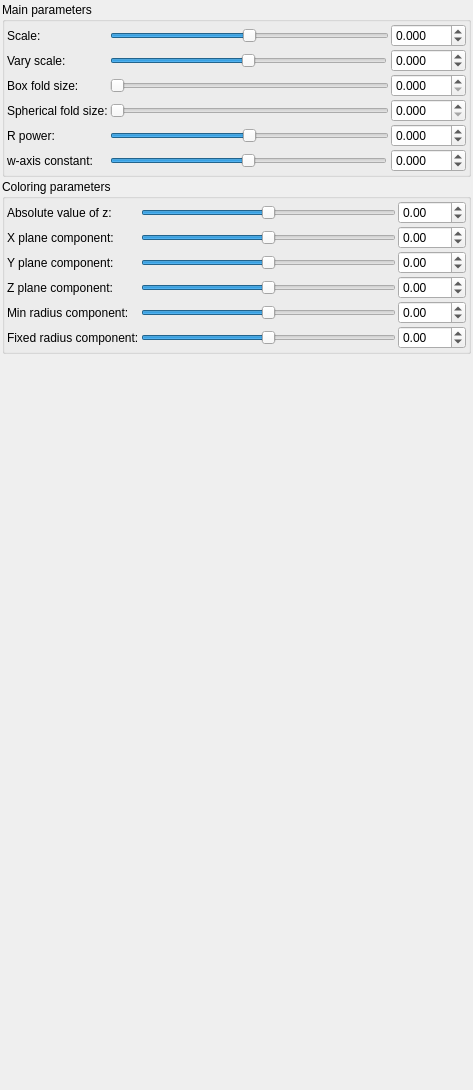
<?xml version="1.0" encoding="UTF-8"?>
<ui version="4.0">
 <class>Form</class>
 <widget class="QWidget" name="Form">
  <property name="geometry">
   <rect>
    <x>0</x>
    <y>0</y>
    <width>473</width>
    <height>1090</height>
   </rect>
  </property>
  <property name="windowTitle">
   <string>Form</string>
  </property>
  <layout class="QVBoxLayout" name="verticalLayout">
   <property name="spacing">
    <number>2</number>
   </property>
   <property name="leftMargin">
    <number>2</number>
   </property>
   <property name="topMargin">
    <number>2</number>
   </property>
   <property name="rightMargin">
    <number>2</number>
   </property>
   <property name="bottomMargin">
    <number>2</number>
   </property>
   <item>
    <widget class="QGroupBox" name="groupBox">
     <property name="title">
      <string>Main parameters</string>
     </property>
     <layout class="QVBoxLayout" name="verticalLayout_2">
      <property name="spacing">
       <number>2</number>
      </property>
      <property name="leftMargin">
       <number>2</number>
      </property>
      <property name="topMargin">
       <number>2</number>
      </property>
      <property name="rightMargin">
       <number>2</number>
      </property>
      <property name="bottomMargin">
       <number>2</number>
      </property>
      <item>
       <layout class="QGridLayout" name="gridLayout">
        <property name="spacing">
         <number>2</number>
        </property>
        <item row="3" column="0">
         <widget class="QLabel" name="label_9">
          <property name="text">
           <string>Spherical fold size:</string>
          </property>
         </widget>
        </item>
        <item row="4" column="0">
         <widget class="QLabel" name="label_10">
          <property name="text">
           <string>R power:</string>
          </property>
         </widget>
        </item>
        <item row="0" column="1" colspan="2">
         <widget class="QSlider" name="slider_mandelbox_scale">
          <property name="sizePolicy">
           <sizepolicy hsizetype="Expanding" vsizetype="Maximum">
            <horstretch>0</horstretch>
            <verstretch>0</verstretch>
           </sizepolicy>
          </property>
          <property name="minimum">
           <number>-5000</number>
          </property>
          <property name="maximum">
           <number>5000</number>
          </property>
          <property name="singleStep">
           <number>1</number>
          </property>
          <property name="orientation">
           <enum>Qt::Horizontal</enum>
          </property>
         </widget>
        </item>
        <item row="1" column="1">
         <widget class="QSlider" name="slider_mandelbox_vary_scale_vary">
          <property name="sizePolicy">
           <sizepolicy hsizetype="Expanding" vsizetype="Maximum">
            <horstretch>0</horstretch>
            <verstretch>0</verstretch>
           </sizepolicy>
          </property>
          <property name="minimum">
           <number>-5000</number>
          </property>
          <property name="maximum">
           <number>5000</number>
          </property>
          <property name="singleStep">
           <number>1</number>
          </property>
          <property name="orientation">
           <enum>Qt::Horizontal</enum>
          </property>
         </widget>
        </item>
        <item row="4" column="1" colspan="2">
         <widget class="QSlider" name="slider_mandelbox_vary_rpower">
          <property name="sizePolicy">
           <sizepolicy hsizetype="Expanding" vsizetype="Maximum">
            <horstretch>0</horstretch>
            <verstretch>0</verstretch>
           </sizepolicy>
          </property>
          <property name="minimum">
           <number>-5000</number>
          </property>
          <property name="maximum">
           <number>5000</number>
          </property>
          <property name="singleStep">
           <number>1</number>
          </property>
          <property name="orientation">
           <enum>Qt::Horizontal</enum>
          </property>
         </widget>
        </item>
        <item row="3" column="1" colspan="2">
         <widget class="QSlider" name="slider_mandelbox_vary_minr">
          <property name="sizePolicy">
           <sizepolicy hsizetype="Expanding" vsizetype="Maximum">
            <horstretch>0</horstretch>
            <verstretch>0</verstretch>
           </sizepolicy>
          </property>
          <property name="minimum">
           <number>0</number>
          </property>
          <property name="maximum">
           <number>50000</number>
          </property>
          <property name="singleStep">
           <number>1</number>
          </property>
          <property name="orientation">
           <enum>Qt::Horizontal</enum>
          </property>
         </widget>
        </item>
        <item row="2" column="1" colspan="2">
         <widget class="QSlider" name="slider_mandelbox_vary_fold">
          <property name="sizePolicy">
           <sizepolicy hsizetype="Expanding" vsizetype="Maximum">
            <horstretch>0</horstretch>
            <verstretch>0</verstretch>
           </sizepolicy>
          </property>
          <property name="minimum">
           <number>0</number>
          </property>
          <property name="maximum">
           <number>50000</number>
          </property>
          <property name="singleStep">
           <number>1</number>
          </property>
          <property name="orientation">
           <enum>Qt::Horizontal</enum>
          </property>
         </widget>
        </item>
        <item row="2" column="0">
         <widget class="QLabel" name="label_8">
          <property name="text">
           <string>Box fold size:</string>
          </property>
         </widget>
        </item>
        <item row="0" column="0">
         <widget class="QLabel" name="label_7">
          <property name="text">
           <string>Scale:</string>
          </property>
         </widget>
        </item>
        <item row="2" column="3">
         <widget class="MyDoubleSpinBox" name="spinbox_mandelbox_vary_fold">
          <property name="sizePolicy">
           <sizepolicy hsizetype="Minimum" vsizetype="Maximum">
            <horstretch>0</horstretch>
            <verstretch>0</verstretch>
           </sizepolicy>
          </property>
          <property name="prefix">
           <string/>
          </property>
          <property name="suffix">
           <string/>
          </property>
          <property name="decimals">
           <number>3</number>
          </property>
          <property name="minimum">
           <double>0.000000000000000</double>
          </property>
          <property name="maximum">
           <double>100.000000000000000</double>
          </property>
          <property name="singleStep">
           <double>0.100000000000000</double>
          </property>
         </widget>
        </item>
        <item row="3" column="3">
         <widget class="MyDoubleSpinBox" name="spinbox_mandelbox_vary_minr">
          <property name="sizePolicy">
           <sizepolicy hsizetype="Minimum" vsizetype="Maximum">
            <horstretch>0</horstretch>
            <verstretch>0</verstretch>
           </sizepolicy>
          </property>
          <property name="prefix">
           <string/>
          </property>
          <property name="suffix">
           <string/>
          </property>
          <property name="decimals">
           <number>3</number>
          </property>
          <property name="minimum">
           <double>0.000000000000000</double>
          </property>
          <property name="maximum">
           <double>100.000000000000000</double>
          </property>
          <property name="singleStep">
           <double>0.100000000000000</double>
          </property>
         </widget>
        </item>
        <item row="4" column="3">
         <widget class="MyDoubleSpinBox" name="spinbox_mandelbox_vary_rpower">
          <property name="sizePolicy">
           <sizepolicy hsizetype="Minimum" vsizetype="Maximum">
            <horstretch>0</horstretch>
            <verstretch>0</verstretch>
           </sizepolicy>
          </property>
          <property name="prefix">
           <string/>
          </property>
          <property name="suffix">
           <string/>
          </property>
          <property name="decimals">
           <number>3</number>
          </property>
          <property name="minimum">
           <double>-10.000000000000000</double>
          </property>
          <property name="maximum">
           <double>10.000000000000000</double>
          </property>
          <property name="singleStep">
           <double>0.100000000000000</double>
          </property>
         </widget>
        </item>
        <item row="1" column="0">
         <widget class="QLabel" name="label_12">
          <property name="text">
           <string>Vary scale:</string>
          </property>
         </widget>
        </item>
        <item row="0" column="3">
         <widget class="MyDoubleSpinBox" name="spinbox_mandelbox_scale">
          <property name="sizePolicy">
           <sizepolicy hsizetype="Minimum" vsizetype="Maximum">
            <horstretch>0</horstretch>
            <verstretch>0</verstretch>
           </sizepolicy>
          </property>
          <property name="prefix">
           <string/>
          </property>
          <property name="suffix">
           <string/>
          </property>
          <property name="decimals">
           <number>3</number>
          </property>
          <property name="minimum">
           <double>-100.000000000000000</double>
          </property>
          <property name="maximum">
           <double>100.000000000000000</double>
          </property>
          <property name="singleStep">
           <double>0.100000000000000</double>
          </property>
         </widget>
        </item>
        <item row="1" column="3">
         <widget class="MyDoubleSpinBox" name="spinbox_mandelbox_vary_scale_vary">
          <property name="sizePolicy">
           <sizepolicy hsizetype="Minimum" vsizetype="Maximum">
            <horstretch>0</horstretch>
            <verstretch>0</verstretch>
           </sizepolicy>
          </property>
          <property name="prefix">
           <string/>
          </property>
          <property name="suffix">
           <string/>
          </property>
          <property name="decimals">
           <number>3</number>
          </property>
          <property name="minimum">
           <double>-5.000000000000000</double>
          </property>
          <property name="maximum">
           <double>5.000000000000000</double>
          </property>
          <property name="singleStep">
           <double>0.100000000000000</double>
          </property>
         </widget>
        </item>
        <item row="5" column="0">
         <widget class="QLabel" name="label_11">
          <property name="text">
           <string>w-axis constant:</string>
          </property>
         </widget>
        </item>
        <item row="5" column="1">
         <widget class="QSlider" name="slider_mandelbox_vary_wadd">
          <property name="sizePolicy">
           <sizepolicy hsizetype="Expanding" vsizetype="Maximum">
            <horstretch>0</horstretch>
            <verstretch>0</verstretch>
           </sizepolicy>
          </property>
          <property name="minimum">
           <number>-5000</number>
          </property>
          <property name="maximum">
           <number>5000</number>
          </property>
          <property name="singleStep">
           <number>1</number>
          </property>
          <property name="orientation">
           <enum>Qt::Horizontal</enum>
          </property>
         </widget>
        </item>
        <item row="5" column="3">
         <widget class="MyDoubleSpinBox" name="spinbox_mandelbox_vary_wadd">
          <property name="sizePolicy">
           <sizepolicy hsizetype="Minimum" vsizetype="Maximum">
            <horstretch>0</horstretch>
            <verstretch>0</verstretch>
           </sizepolicy>
          </property>
          <property name="prefix">
           <string/>
          </property>
          <property name="suffix">
           <string/>
          </property>
          <property name="decimals">
           <number>3</number>
          </property>
          <property name="minimum">
           <double>-10.000000000000000</double>
          </property>
          <property name="maximum">
           <double>10.000000000000000</double>
          </property>
          <property name="singleStep">
           <double>0.100000000000000</double>
          </property>
         </widget>
        </item>
       </layout>
      </item>
     </layout>
    </widget>
   </item>
   <item>
    <widget class="QGroupBox" name="groupBox_4">
     <property name="title">
      <string>Coloring parameters</string>
     </property>
     <layout class="QGridLayout" name="gridLayout_5" rowstretch="0">
      <property name="leftMargin">
       <number>2</number>
      </property>
      <property name="topMargin">
       <number>2</number>
      </property>
      <property name="rightMargin">
       <number>2</number>
      </property>
      <property name="bottomMargin">
       <number>2</number>
      </property>
      <property name="spacing">
       <number>2</number>
      </property>
      <item row="0" column="0">
       <layout class="QGridLayout" name="gridLayout_4">
        <property name="spacing">
         <number>2</number>
        </property>
        <item row="4" column="0">
         <widget class="QLabel" name="label_28">
          <property name="text">
           <string>Min radius component:</string>
          </property>
         </widget>
        </item>
        <item row="2" column="0">
         <widget class="QLabel" name="label_26">
          <property name="text">
           <string>Y plane component:</string>
          </property>
         </widget>
        </item>
        <item row="2" column="1">
         <widget class="QSlider" name="slider3_mandelbox_color_y">
          <property name="sizePolicy">
           <sizepolicy hsizetype="Expanding" vsizetype="Maximum">
            <horstretch>0</horstretch>
            <verstretch>0</verstretch>
           </sizepolicy>
          </property>
          <property name="minimum">
           <number>-500</number>
          </property>
          <property name="maximum">
           <number>500</number>
          </property>
          <property name="singleStep">
           <number>1</number>
          </property>
          <property name="orientation">
           <enum>Qt::Horizontal</enum>
          </property>
         </widget>
        </item>
        <item row="1" column="2">
         <widget class="MyDoubleSpinBox" name="spinbox3_mandelbox_color_x">
          <property name="sizePolicy">
           <sizepolicy hsizetype="Minimum" vsizetype="Maximum">
            <horstretch>0</horstretch>
            <verstretch>0</verstretch>
           </sizepolicy>
          </property>
          <property name="prefix">
           <string/>
          </property>
          <property name="suffix">
           <string/>
          </property>
          <property name="decimals">
           <number>2</number>
          </property>
          <property name="minimum">
           <double>-100.000000000000000</double>
          </property>
          <property name="maximum">
           <double>100.000000000000000</double>
          </property>
          <property name="singleStep">
           <double>0.100000000000000</double>
          </property>
         </widget>
        </item>
        <item row="3" column="2">
         <widget class="MyDoubleSpinBox" name="spinbox3_mandelbox_color_z">
          <property name="sizePolicy">
           <sizepolicy hsizetype="Minimum" vsizetype="Maximum">
            <horstretch>0</horstretch>
            <verstretch>0</verstretch>
           </sizepolicy>
          </property>
          <property name="prefix">
           <string/>
          </property>
          <property name="suffix">
           <string/>
          </property>
          <property name="decimals">
           <number>2</number>
          </property>
          <property name="minimum">
           <double>-100.000000000000000</double>
          </property>
          <property name="maximum">
           <double>100.000000000000000</double>
          </property>
          <property name="singleStep">
           <double>0.100000000000000</double>
          </property>
         </widget>
        </item>
        <item row="1" column="1">
         <widget class="QSlider" name="slider3_mandelbox_color_x">
          <property name="sizePolicy">
           <sizepolicy hsizetype="Expanding" vsizetype="Maximum">
            <horstretch>0</horstretch>
            <verstretch>0</verstretch>
           </sizepolicy>
          </property>
          <property name="minimum">
           <number>-500</number>
          </property>
          <property name="maximum">
           <number>500</number>
          </property>
          <property name="singleStep">
           <number>1</number>
          </property>
          <property name="orientation">
           <enum>Qt::Horizontal</enum>
          </property>
         </widget>
        </item>
        <item row="1" column="0">
         <widget class="QLabel" name="label_25">
          <property name="text">
           <string>X plane component:</string>
          </property>
         </widget>
        </item>
        <item row="3" column="0">
         <widget class="QLabel" name="label_27">
          <property name="text">
           <string>Z plane component:</string>
          </property>
         </widget>
        </item>
        <item row="0" column="1">
         <widget class="QSlider" name="slider_mandelbox_color_R">
          <property name="sizePolicy">
           <sizepolicy hsizetype="Expanding" vsizetype="Maximum">
            <horstretch>0</horstretch>
            <verstretch>0</verstretch>
           </sizepolicy>
          </property>
          <property name="minimum">
           <number>-500</number>
          </property>
          <property name="maximum">
           <number>500</number>
          </property>
          <property name="singleStep">
           <number>1</number>
          </property>
          <property name="orientation">
           <enum>Qt::Horizontal</enum>
          </property>
         </widget>
        </item>
        <item row="0" column="2">
         <widget class="MyDoubleSpinBox" name="spinbox_mandelbox_color_R">
          <property name="sizePolicy">
           <sizepolicy hsizetype="Minimum" vsizetype="Maximum">
            <horstretch>0</horstretch>
            <verstretch>0</verstretch>
           </sizepolicy>
          </property>
          <property name="prefix">
           <string/>
          </property>
          <property name="suffix">
           <string/>
          </property>
          <property name="decimals">
           <number>2</number>
          </property>
          <property name="minimum">
           <double>-100.000000000000000</double>
          </property>
          <property name="maximum">
           <double>100.000000000000000</double>
          </property>
          <property name="singleStep">
           <double>0.100000000000000</double>
          </property>
         </widget>
        </item>
        <item row="3" column="1">
         <widget class="QSlider" name="slider3_mandelbox_color_z">
          <property name="sizePolicy">
           <sizepolicy hsizetype="Expanding" vsizetype="Maximum">
            <horstretch>0</horstretch>
            <verstretch>0</verstretch>
           </sizepolicy>
          </property>
          <property name="minimum">
           <number>-500</number>
          </property>
          <property name="maximum">
           <number>500</number>
          </property>
          <property name="singleStep">
           <number>1</number>
          </property>
          <property name="orientation">
           <enum>Qt::Horizontal</enum>
          </property>
         </widget>
        </item>
        <item row="0" column="0">
         <widget class="QLabel" name="label_24">
          <property name="text">
           <string>Absolute value of z:</string>
          </property>
         </widget>
        </item>
        <item row="2" column="2">
         <widget class="MyDoubleSpinBox" name="spinbox3_mandelbox_color_y">
          <property name="sizePolicy">
           <sizepolicy hsizetype="Minimum" vsizetype="Maximum">
            <horstretch>0</horstretch>
            <verstretch>0</verstretch>
           </sizepolicy>
          </property>
          <property name="prefix">
           <string/>
          </property>
          <property name="suffix">
           <string/>
          </property>
          <property name="decimals">
           <number>2</number>
          </property>
          <property name="minimum">
           <double>-100.000000000000000</double>
          </property>
          <property name="maximum">
           <double>100.000000000000000</double>
          </property>
          <property name="singleStep">
           <double>0.100000000000000</double>
          </property>
         </widget>
        </item>
        <item row="5" column="0">
         <widget class="QLabel" name="label_29">
          <property name="text">
           <string>Fixed radius component:</string>
          </property>
         </widget>
        </item>
        <item row="4" column="1">
         <widget class="QSlider" name="slider_mandelbox_color_Sp1">
          <property name="sizePolicy">
           <sizepolicy hsizetype="Expanding" vsizetype="Maximum">
            <horstretch>0</horstretch>
            <verstretch>0</verstretch>
           </sizepolicy>
          </property>
          <property name="minimum">
           <number>-500</number>
          </property>
          <property name="maximum">
           <number>500</number>
          </property>
          <property name="singleStep">
           <number>1</number>
          </property>
          <property name="orientation">
           <enum>Qt::Horizontal</enum>
          </property>
         </widget>
        </item>
        <item row="5" column="1">
         <widget class="QSlider" name="slider_mandelbox_color_Sp2">
          <property name="sizePolicy">
           <sizepolicy hsizetype="Expanding" vsizetype="Maximum">
            <horstretch>0</horstretch>
            <verstretch>0</verstretch>
           </sizepolicy>
          </property>
          <property name="minimum">
           <number>-500</number>
          </property>
          <property name="maximum">
           <number>500</number>
          </property>
          <property name="singleStep">
           <number>1</number>
          </property>
          <property name="orientation">
           <enum>Qt::Horizontal</enum>
          </property>
         </widget>
        </item>
        <item row="4" column="2">
         <widget class="MyDoubleSpinBox" name="spinbox_mandelbox_color_Sp1">
          <property name="sizePolicy">
           <sizepolicy hsizetype="Minimum" vsizetype="Maximum">
            <horstretch>0</horstretch>
            <verstretch>0</verstretch>
           </sizepolicy>
          </property>
          <property name="prefix">
           <string/>
          </property>
          <property name="suffix">
           <string/>
          </property>
          <property name="decimals">
           <number>2</number>
          </property>
          <property name="minimum">
           <double>-100.000000000000000</double>
          </property>
          <property name="maximum">
           <double>100.000000000000000</double>
          </property>
          <property name="singleStep">
           <double>0.100000000000000</double>
          </property>
         </widget>
        </item>
        <item row="5" column="2">
         <widget class="MyDoubleSpinBox" name="spinbox_mandelbox_color_Sp2">
          <property name="sizePolicy">
           <sizepolicy hsizetype="Minimum" vsizetype="Maximum">
            <horstretch>0</horstretch>
            <verstretch>0</verstretch>
           </sizepolicy>
          </property>
          <property name="prefix">
           <string/>
          </property>
          <property name="suffix">
           <string/>
          </property>
          <property name="decimals">
           <number>2</number>
          </property>
          <property name="minimum">
           <double>-100.000000000000000</double>
          </property>
          <property name="maximum">
           <double>100.000000000000000</double>
          </property>
          <property name="singleStep">
           <double>0.100000000000000</double>
          </property>
         </widget>
        </item>
       </layout>
      </item>
     </layout>
    </widget>
   </item>
   <item>
    <spacer name="verticalSpacer_2">
     <property name="orientation">
      <enum>Qt::Vertical</enum>
     </property>
     <property name="sizeHint" stdset="0">
      <size>
       <width>20</width>
       <height>40</height>
      </size>
     </property>
    </spacer>
   </item>
  </layout>
 </widget>
 <customwidgets>
  <customwidget>
   <class>MyDoubleSpinBox</class>
   <extends>QDoubleSpinBox</extends>
   <header>mydoublespinbox.h</header>
  </customwidget>
 </customwidgets>
 <tabstops>
  <tabstop>slider_mandelbox_scale</tabstop>
  <tabstop>spinbox_mandelbox_scale</tabstop>
  <tabstop>slider_mandelbox_vary_scale_vary</tabstop>
  <tabstop>spinbox_mandelbox_vary_scale_vary</tabstop>
  <tabstop>slider_mandelbox_vary_fold</tabstop>
  <tabstop>spinbox_mandelbox_vary_fold</tabstop>
  <tabstop>slider_mandelbox_vary_minr</tabstop>
  <tabstop>spinbox_mandelbox_vary_minr</tabstop>
  <tabstop>slider_mandelbox_vary_rpower</tabstop>
  <tabstop>spinbox_mandelbox_vary_rpower</tabstop>
  <tabstop>slider_mandelbox_vary_wadd</tabstop>
  <tabstop>spinbox_mandelbox_vary_wadd</tabstop>
  <tabstop>slider_mandelbox_color_R</tabstop>
  <tabstop>spinbox_mandelbox_color_R</tabstop>
  <tabstop>slider3_mandelbox_color_x</tabstop>
  <tabstop>spinbox3_mandelbox_color_x</tabstop>
  <tabstop>slider3_mandelbox_color_y</tabstop>
  <tabstop>spinbox3_mandelbox_color_y</tabstop>
  <tabstop>slider3_mandelbox_color_z</tabstop>
  <tabstop>spinbox3_mandelbox_color_z</tabstop>
  <tabstop>slider_mandelbox_color_Sp1</tabstop>
  <tabstop>spinbox_mandelbox_color_Sp1</tabstop>
  <tabstop>slider_mandelbox_color_Sp2</tabstop>
  <tabstop>spinbox_mandelbox_color_Sp2</tabstop>
 </tabstops>
 <resources/>
 <connections/>
</ui>
